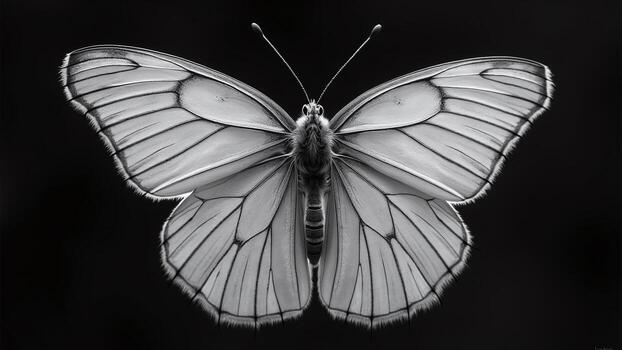
#> input picture noise_filter/images/original/butterfly.jpg, 622 x 350 px
$ python noise_generator.py
#> lines starting #> are read from the running program, lines starting #| are printed output that depends on the picture
#> in generate_noised_images, source is the input picture: PIL image 622x350 RGB; mean R, G, B 63.2, 62.7, 63.6
"""Generate Gaussian, salt-and-pepper, and structural noise images."""

from __future__ import annotations

import argparse
from pathlib import Path

import numpy as np
from PIL import Image


IMAGE_EXTENSIONS = {".bmp", ".jpeg", ".jpg", ".png", ".tif", ".tiff"}


def add_gaussian_noise(image: np.ndarray, rng: np.random.Generator) -> np.ndarray:
    """Add zero-mean Gaussian noise and keep pixels in the valid range."""
    noise = rng.normal(0, 25, image.shape)
    return np.clip(image.astype(np.float32) + noise, 0, 255).astype(np.uint8)
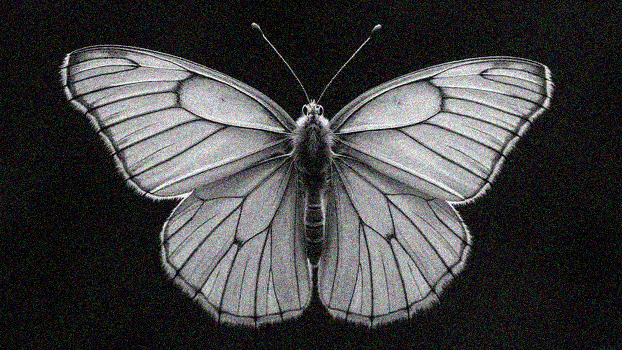
#> returned value: shape (350, 622, 3); mean of channels 0, 1, 2 66, 65.7, 66.4; drawn as R, G, B


def add_salt_and_pepper_noise(
	image: np.ndarray, rng: np.random.Generator, amount: float = 0.05
) -> np.ndarray:
    """Randomly replace pixels with black or white pixels."""
#> called with amount = 0.05
    noisy = image.copy()
    pixel_count = image.shape[0] * image.shape[1]
#> pixel_count = 217700
    affected = rng.random(pixel_count) < amount
    salt = rng.random(pixel_count) < 0.5
    pixels = noisy.reshape(pixel_count, -1)
    pixels[affected] = np.where(salt[affected, None], 255, 0)
    return noisy


def add_structural_noise(image: np.ndarray, rng: np.random.Generator) -> np.ndarray:
    """Add a repeated sinusoidal pattern, also called periodic noise."""
    height, width = image.shape[:2]
#> height = 350; width = 622
    frequency = rng.uniform(0.04, 0.09)
    phase = rng.uniform(0, 2 * np.pi)
    strength = rng.uniform(25, 45)
    x = np.arange(width, dtype=np.float32)
#> x = 622 values from 0 to 621
    pattern = strength * np.sin(2 * np.pi * frequency * x + phase)
    pattern = np.broadcast_to(pattern, (height, width))
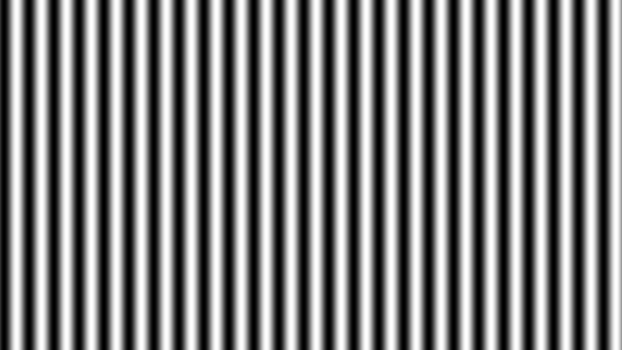
#> pattern: shape (350, 622) float32; min -31.69, max 31.71, mean 0; drawn with min black and max white
    if image.ndim == 3:
        pattern = pattern[..., None]
    return np.clip(image.astype(np.float32) + pattern, 0, 255).astype(np.uint8)
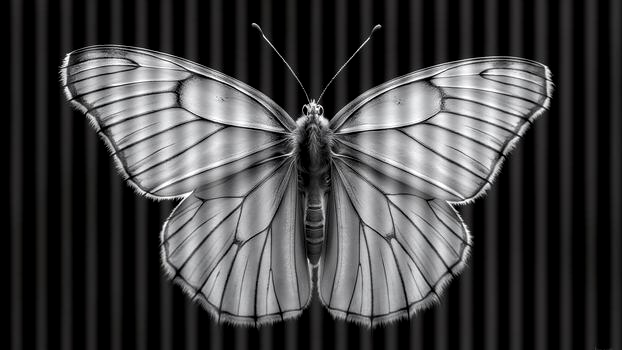
#> returned value: shape (350, 622, 3); mean of channels 0, 1, 2 65.9, 65.6, 66.4; drawn as R, G, B


def generate_noised_images(
	source_dir: Path, destination_dir: Path, seed: int | None = None
) -> int:
    """Generate all three noise variants for every supported source image."""
    destination_dir.mkdir(parents=True, exist_ok=True)
    rng = np.random.default_rng(seed)
    image_paths = sorted(
        path for path in source_dir.iterdir() if path.suffix.lower() in IMAGE_EXTENSIONS
    )

    for image_path in image_paths:
        with Image.open(image_path) as source:
            image = np.array(source)

        variants = {
            "gau": add_gaussian_noise(image, rng),
            "snp": add_salt_and_pepper_noise(image, rng),
            "str": add_structural_noise(image, rng),
        }
        for suffix, noisy_image in variants.items():
            output_path = destination_dir / f"{image_path.stem}_{suffix}{image_path.suffix}"
            Image.fromarray(noisy_image).save(output_path)
#> this loop made 3 passes
#> pass 2, in generate_noised_images, `Image.fromarray(noisy_image).save(output_path)`:
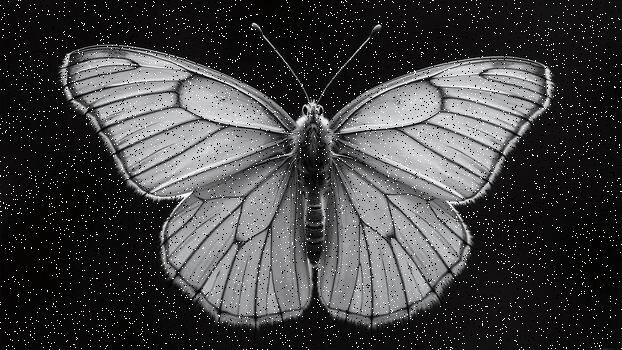
#> saved as butterfly_snp.jpg: PIL image 622x350 RGB; mean R, G, B 66.3, 65.8, 66.7
#> pass 2 of the loop in generate_noised_images, `for image_path in image_paths:`:
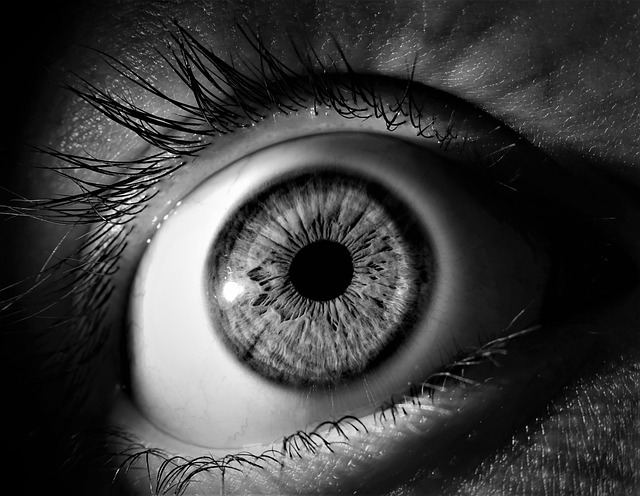
#> input picture noise_filter/images/original/eye.jpg, 640 x 496 px
#> in generate_noised_images, source is the input picture: PIL image 640x496 RGB; min 0, max 255, mean 61.3
#> height = 496; width = 640
#> in add_structural_noise (call 2), `return np.clip(image.astype(np.float32) + pattern, 0, 255).astype(np.u..`:
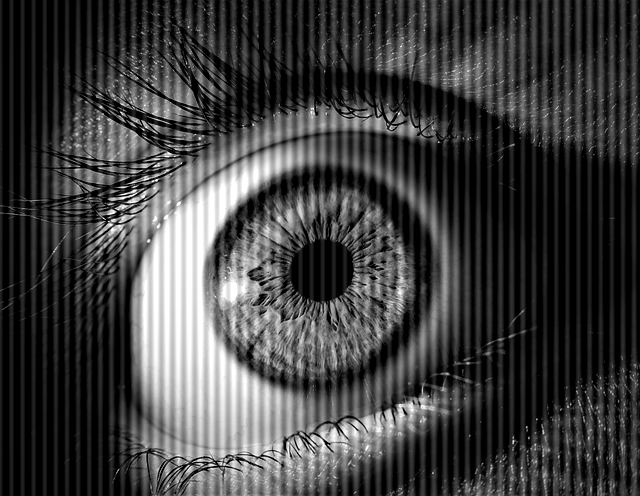
#> returned value: shape (496, 640, 3); min 0, max 255, mean 63.4
#> the loop in generate_noised_images, `for suffix, noisy_image in variants.items():` made 3 passes
#> pass 2, in generate_noised_images, `Image.fromarray(noisy_image).save(output_path)`:
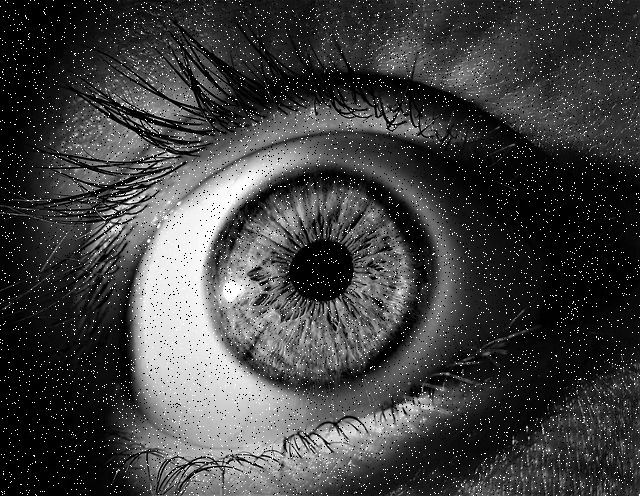
#> saved as eye_snp.jpg: PIL image 640x496 RGB; min 0, max 255, mean 64.4

    return len(image_paths)


def parse_args() -> argparse.Namespace:
    parser = argparse.ArgumentParser(description=__doc__)
    parser.add_argument(
        "--source",
        type=Path,
        default=Path(__file__).parent / "images" / "original",
        help="Directory containing the original images.",
    )
    parser.add_argument(
        "--destination",
        type=Path,
        default=Path(__file__).parent / "images" / "noised",
        help="Directory in which to save generated images.",
    )
    parser.add_argument("--seed", type=int, default=None, help="Seed for repeatable noise.")
    return parser.parse_args()


if __name__ == "__main__":
    arguments = parse_args()
    count = generate_noised_images(arguments.source, arguments.destination, arguments.seed)
    print(f"Generated {count * 3} noisy images from {count} source images.")
